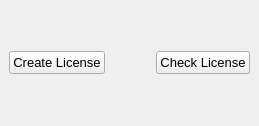
<?xml version="1.0" encoding="UTF-8"?>
<ui version="4.0">
 <class>MainWindow</class>
 <widget class="QMainWindow" name="MainWindow">
  <property name="geometry">
   <rect>
    <x>0</x>
    <y>0</y>
    <width>259</width>
    <height>126</height>
   </rect>
  </property>
  <property name="windowTitle">
   <string>License Control</string>
  </property>
  <widget class="QWidget" name="centralwidget">
   <layout class="QGridLayout" name="gridLayout">
    <item row="0" column="0">
     <widget class="QPushButton" name="create_license_button">
      <property name="font">
       <font>
        <pointsize>10</pointsize>
       </font>
      </property>
      <property name="text">
       <string>Create License</string>
      </property>
     </widget>
    </item>
    <item row="0" column="1">
     <spacer name="horizontalSpacer">
      <property name="orientation">
       <enum>Qt::Horizontal</enum>
      </property>
      <property name="sizeHint" stdset="0">
       <size>
        <width>40</width>
        <height>20</height>
       </size>
      </property>
     </spacer>
    </item>
    <item row="0" column="2">
     <widget class="QPushButton" name="check_license_button">
      <property name="font">
       <font>
        <pointsize>10</pointsize>
       </font>
      </property>
      <property name="text">
       <string>Check License</string>
      </property>
     </widget>
    </item>
   </layout>
  </widget>
 </widget>
 <resources/>
 <connections/>
</ui>
